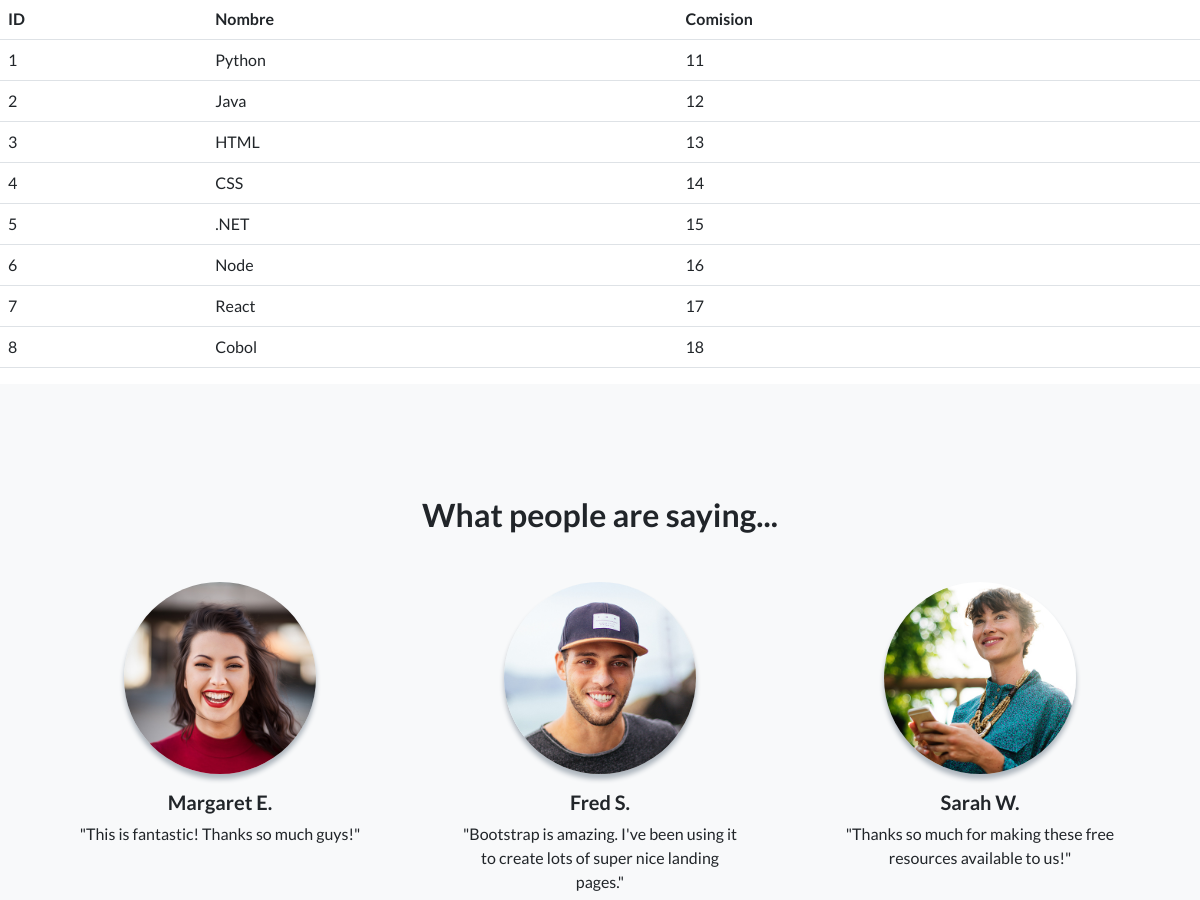
Page /aplicacion/cursos/ (middle part) on the earlier database version.
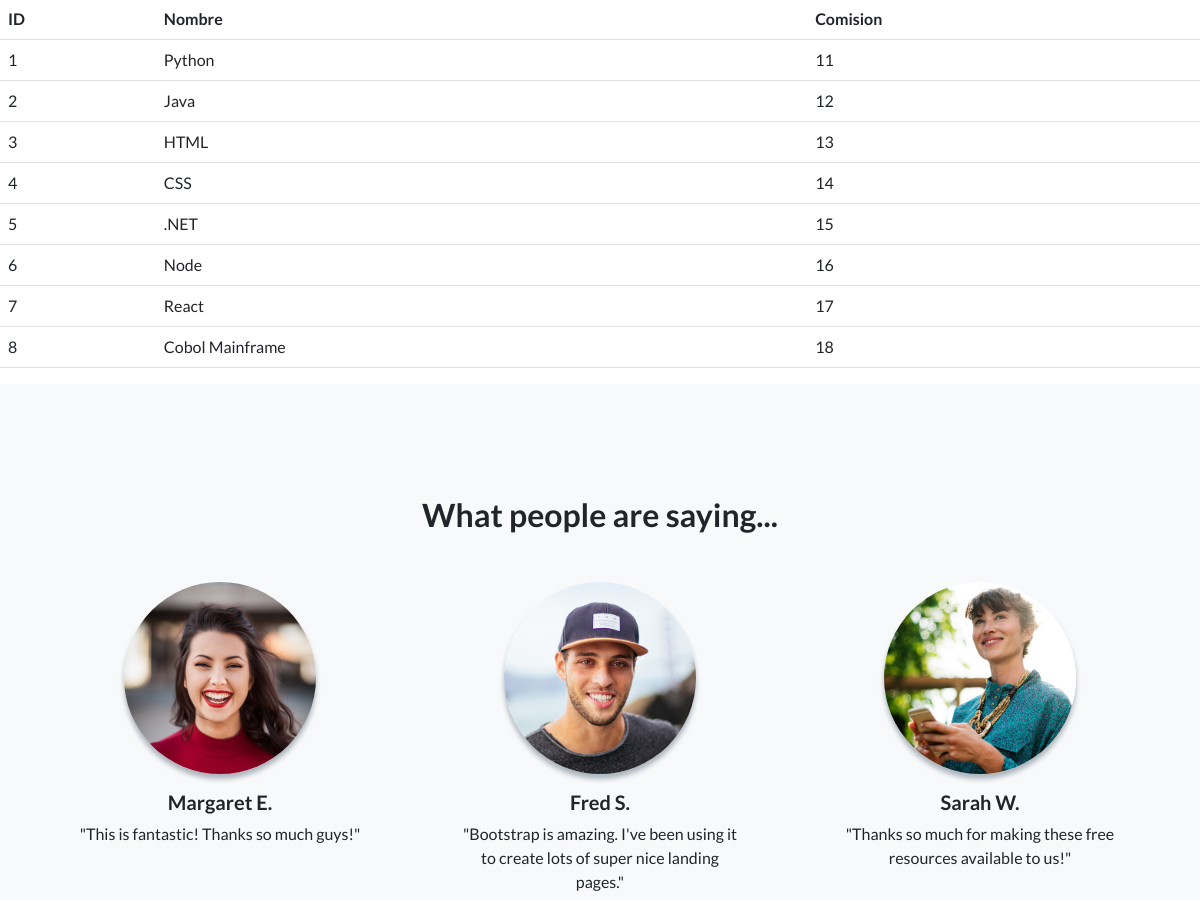
Same page on the later database version.
### aplicacion/models.py (models this page shows, shortened)
class Curso(models.Model):
    nombre = models.CharField(max_length=50)
    comision = models.IntegerField()

### aplicacion/views.py (the view)
# urls.py: path('cursos/',cursos,name="cursos"),
def cursos(request):
    ctx={"cursos": Curso.objects.all()}
    return render(request,"aplicacion/cursos.html",ctx)

### aplicacion/templates/aplicacion/cursos.html (shortened to what this page needs)
{% extends 'aplicacion/base.html' %}
{% load static %}
{% block contenido %}
<table class="table">
    <thead>
        <tr>
            <th>ID</th>
            <th>Nombre</th>
            <th>Comision</th>
        </tr>
    </thead>
    <tbody>
    {% for curso in cursos %}
    <tr>
        <td>{{curso.id}}</td>
        <td>{{curso.nombre}}</td>
        <td>{{curso.comision}}</td>
    </tr>
    {% endfor %}
    </tbody>
</table>
{% endblock contenido %}

### aplicacion/templates/aplicacion/base.html (shortened to what this page needs)
<!DOCTYPE html>
<html lang="en">
    <head>
        {% load static %}
        <link href="https://cdn.jsdelivr.net/npm/bootstrap-icons@1.5.0/font/bootstrap-icons.css" rel="stylesheet" type="text/css" />
        <link href="{% static 'aplicacion/css/styles.css' %}" rel="stylesheet" />
    </head>
    <body>
        {% block contenido %}{% endblock contenido %}
        <section class="testimonials text-center bg-light">
            <div class="container">
                <h2 class="mb-5">What people are saying...</h2>
                <div class="row">
                    <div class="col-lg-4">
                        <div class="testimonial-item mx-auto mb-5 mb-lg-0">
                            <img class="img-fluid rounded-circle mb-3" src="{% static 'aplicacion/assets/img/testimonials-1.jpg' %}" alt="..." />
                            <h5>Margaret E.</h5>
                            <p class="font-weight-light mb-0">"This is fantastic! Thanks so much guys!"</p>
                        </div>
                    </div>
                    <div class="col-lg-4">
                        <div class="testimonial-item mx-auto mb-5 mb-lg-0">
                            <img class="img-fluid rounded-circle mb-3" src="{% static 'aplicacion/assets/img/testimonials-2.jpg' %}" alt="..." />
                            <h5>Fred S.</h5>
                            <p class="font-weight-light mb-0">"Bootstrap is amazing. I've been using it to create lots of super nice landing pages."</p>
                        </div>
                    </div>
                    <div class="col-lg-4">
                        <div class="testimonial-item mx-auto mb-5 mb-lg-0">
                            <img class="img-fluid rounded-circle mb-3" src="{% static 'aplicacion/assets/img/testimonials-3.jpg' %}" alt="..." />
                            <h5>Sarah W.</h5>
                            <p class="font-weight-light mb-0">"Thanks so much for making these free resources available to us!"</p>
                        </div>
                    </div>
                </div>
            </div>
        </section>
    </body>
</html>

Differences in the rows shown:
changed Curso id 8: nombre "Cobol" → "Cobol Mainframe"
